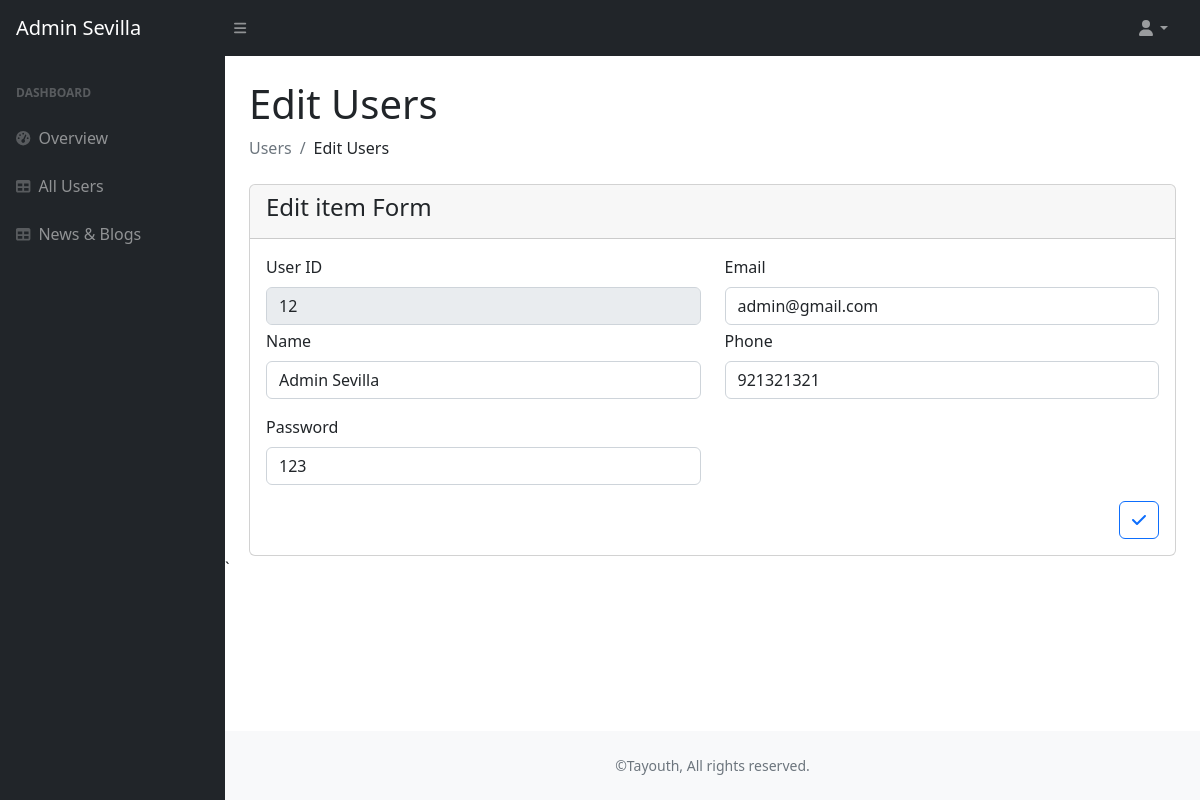
/admin/edit_user.php?id=12 (signed in), run on the app's committed database.
### tables this page shows
CREATE TABLE `tbl_users` (
  `id` int(11) NOT NULL,
  `name` varchar(191) NOT NULL,
  `email` varchar(191) NOT NULL,
  `dob` date NOT NULL,
  `phone` int(15) NOT NULL,
  `password` varchar(191) NOT NULL,
  `role_as` tinyint(4) NOT NULL,
  `created_at` timestamp NOT NULL DEFAULT current_timestamp()
);

### functions/myfunction.php (called while the page is built, shortened)
<?php
    include('../config/dbcon.php');
        function getByID($tbl_users, $id){
            global $con;
            $q = "SELECT * FROM $tbl_users WHERE id='$id' ";
            return $q = mysqli_query($con, $q);
        }
?>

### admin/edit_user.php (the view, shortened to what this page needs)
<?php
    include('inc/header.php');
?>
<div class="container-fluid px-4">
    <h1 class="mt-4">Edit Users</h1>
    <ol class="breadcrumb mb-4">
        <li class="breadcrumb-item active">Users</li>
        <li class="breadcrumb-item">Edit Users</li>
    </ol>
    <div class="row mt-3">
        <div class="col-lg-12">
            <?php
                if(isset($_GET['id'])){
                    $id = $_GET['id'];
                    $tbl_users = getByID("tbl_users", $id);
                    if(mysqli_num_rows($tbl_users) > 0){
                        $data = mysqli_fetch_array($tbl_users);
                        ?>
                            <div class="card">
                                <div class="card-header">
                                    <h4>Edit item Form</h4>
                                </div>
                                <div class="card-body">
                                    <form action="code.php" method="POST" enctype="multipart/form-data">
                                        <div class="row">
                                            <div class="col-lg-6">
                                                <div class="mb-3">
                                                    <label class="form-label">User ID</label>
                                                    <input disabled type="text" name="id" value="<?= $data['id'] ?>" class="form-control" placeholder="Enter Item Name" disable>
                                                    <label class="form-label pt-1">Name</label>
                                                    <input type="text" name="name" value="<?= $data['name'] ?>" class="form-control" placeholder="Enter Full Name">
                                                </div>
                                            </div>
                                            <div class="mb-3 col-lg-6">
                                                <label class="form-label">Email</label>
                                                <input type="email" name="email" value="<?= $data['email'] ?>" class="form-control" placeholder="Enter Email">
                                                <label class="form-label pt-1">Phone</label>
                                                <input type="text" name="phone" value="<?= $data['phone'] ?>" class="form-control" placeholder="Enter Phone Number">
                                            </div>
                                            <div class="mb-3 col-lg-6">
                                                <label class="form-label">Password</label>
                                                <input type="text" name="password" value="<?= $data['password'] ?>" class="form-control" placeholder="Enter Passowrd">
                                            </div>
                                            <div class="col-lg-12 d-flex justify-content-end">
                                                <button type="submit" class="btn btn-outline-primary" name="update_user_btn" title="Update News & Blog"><i class="fa-solid fa-check"></i></button>
                                            </div>
                                        </div>
                                    </form>
                                </div>
                            </div>
                        <?php
                    }else{
                        redirect("menu.php", "Item Not Found");
                    }
                }else{
                    redirect("menu.php", "ID Missing from URL");
                }
            ?>
        </div>
    </div>
</div>
<?php
    include('inc/footer.php');
?>

### data on the page
tbl_users: id "12", name "Admin Sevilla", email "admin@gmail.com", phone "921321321", password "123"

### other printed values
$_SESSION['auth_user']['name'] "Admin Sevilla"
